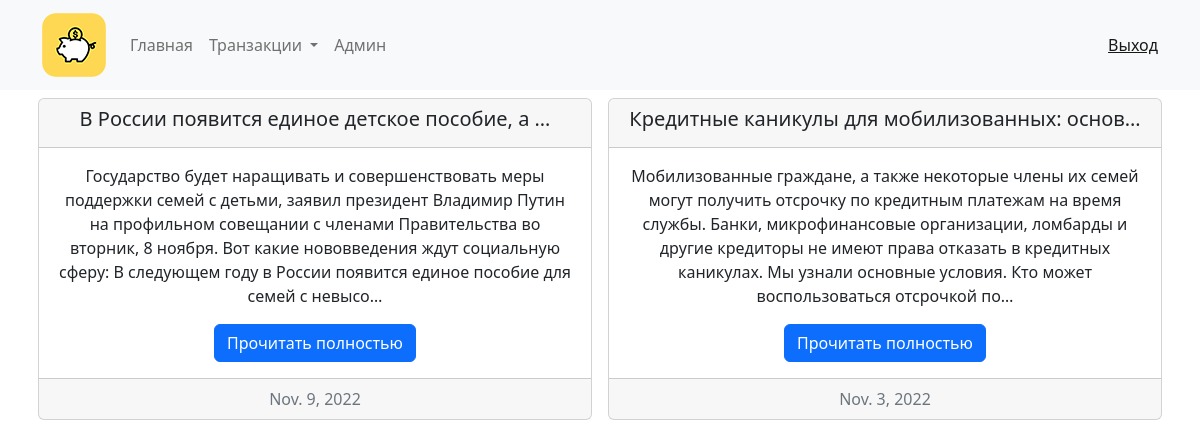
The app's page / (signed in) with its own data.
### kursach/models.py (models this page shows, shortened)
class News(models.Model):
    news_title = models.CharField(max_length=80)
    news_date = models.DateField()
    news_text = models.TextField()
    class Meta:
        verbose_name = "Новость"
        verbose_name_plural = "Новости"

### kursach/views.py (the view)
# urls.py: path('', NewsList.as_view(), name='main'),
class NewsList(ListView):
    model = News

### kursach/templates/kursach/news_list.html
{% extends 'kursach/base.html' %}
{% block head %}
    <link rel="stylesheet" href="">
{% endblock %}
{% block content %}
    <div class="container">
        <div class="row">
            {% for item in object_list %}
                <div class="col-6 p-2">
                    <div class="card text-center">
                      <div class="card-header card-title">
                        <h5>{{ item.news_title|truncatechars:45 }}</h5>
                      </div>
                      <div class="card-body">
                        <p class="card-text card-height">{{ item.news_text|truncatechars:300}}</p>
                        <a href="{% url 'news_detail' item.pk %}" class="btn btn-primary">Прочитать полностью</a>
                      </div>
                      <div class="card-footer text-muted">
                        {{ item.news_date }}
                      </div>
                    </div>
                </div>
            {% endfor %}
        </div>
    </div>
{% endblock %}

### records on screen
News: news_title "В России появится единое детское пособие, а …", news_text "Государство будет наращивать и совершенствовать меры поддержки семей с детьми, заявил президент Владимир Путин на профильном совещании с членами Правительства во вторник, 8 ноября. Вот какие нововведения ждут социальную сферу: В следующем году в России появится единое пособие для семей с невысо…", news_date "Nov. 9, 2022"
News: news_title "Кредитные каникулы для мобилизованных: основ…", news_text "Мобилизованные граждане, а также некоторые члены их семей могут получить отсрочку по кредитным платежам на время службы. Банки, микрофинансовые организации, ломбарды и другие кредиторы не имеют права отказать в кредитных каникулах. Мы узнали основные условия. Кто может воспользоваться отсрочкой по…", news_date "Nov. 3, 2022"
